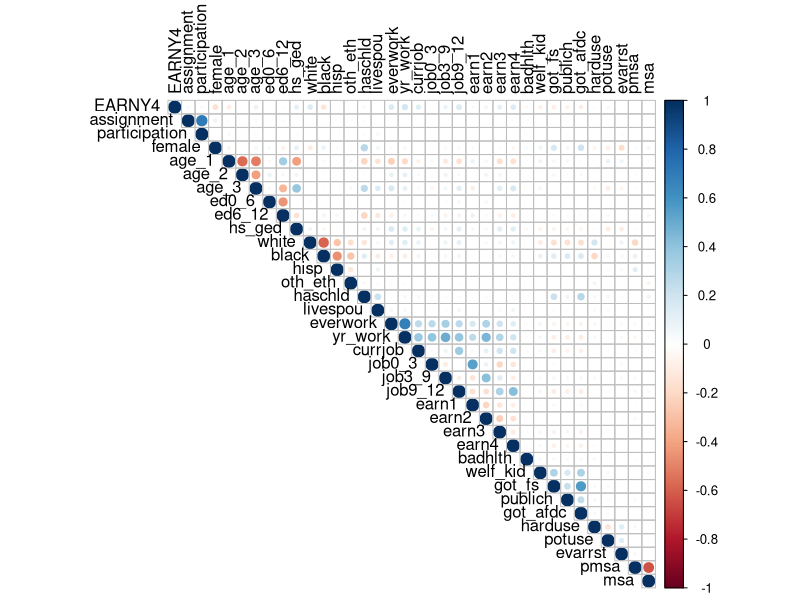
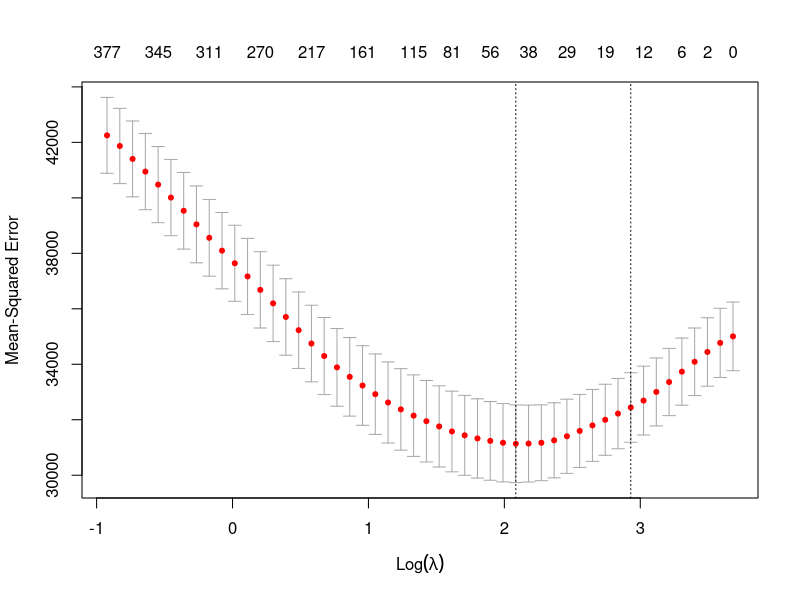
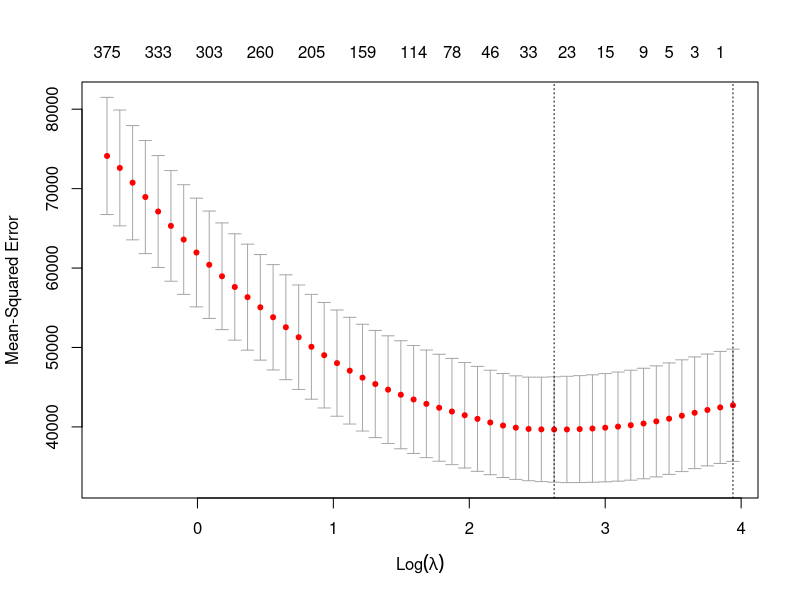
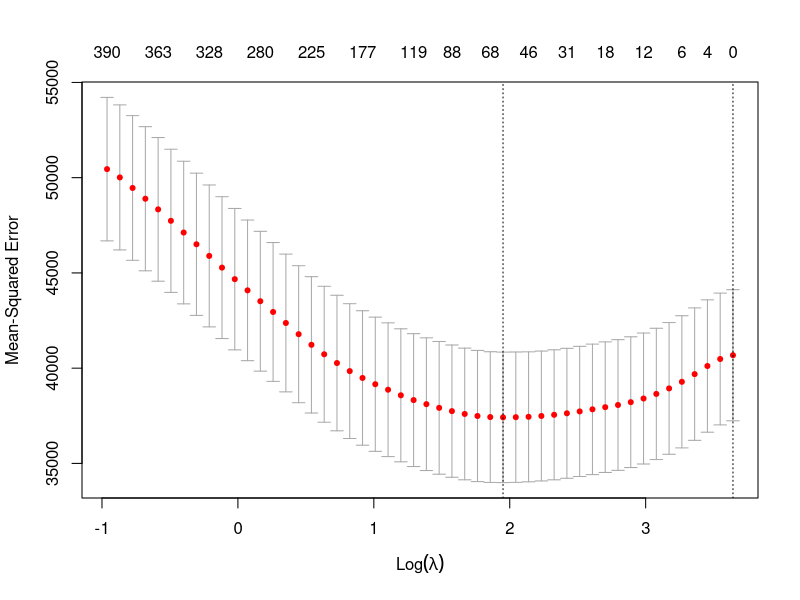
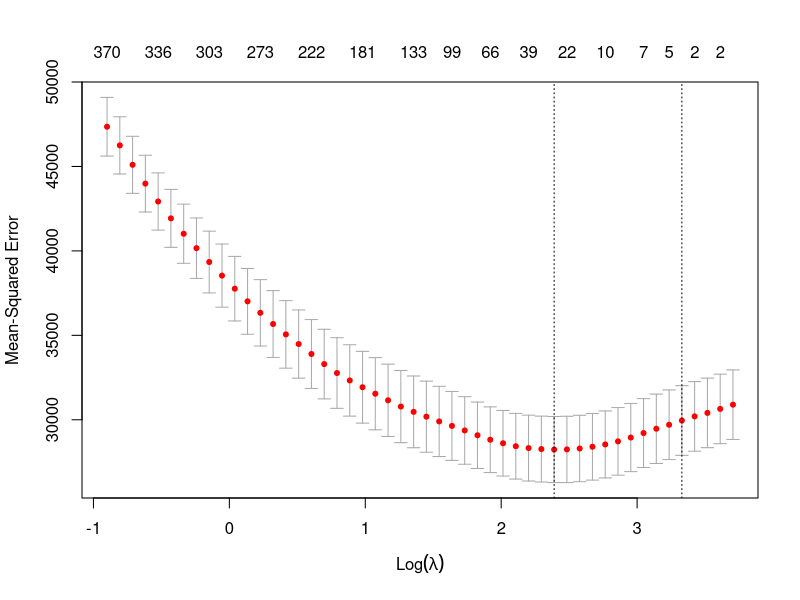
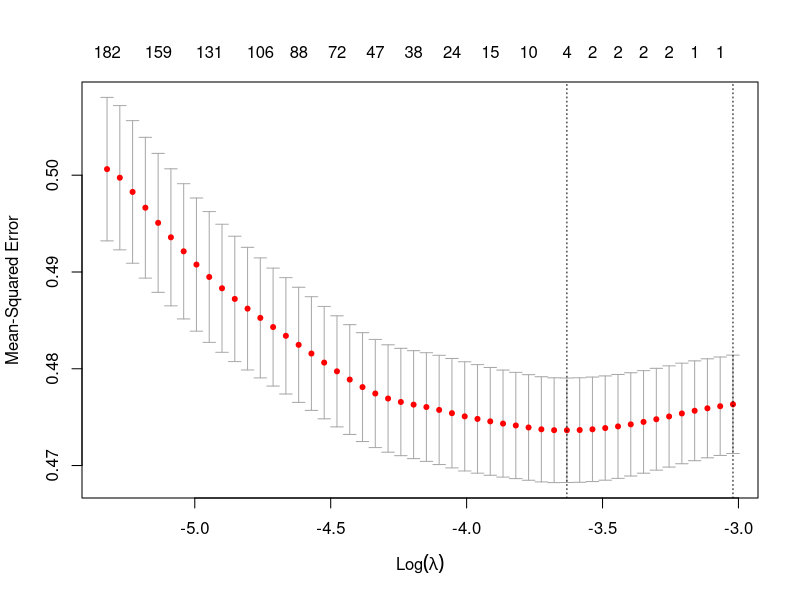
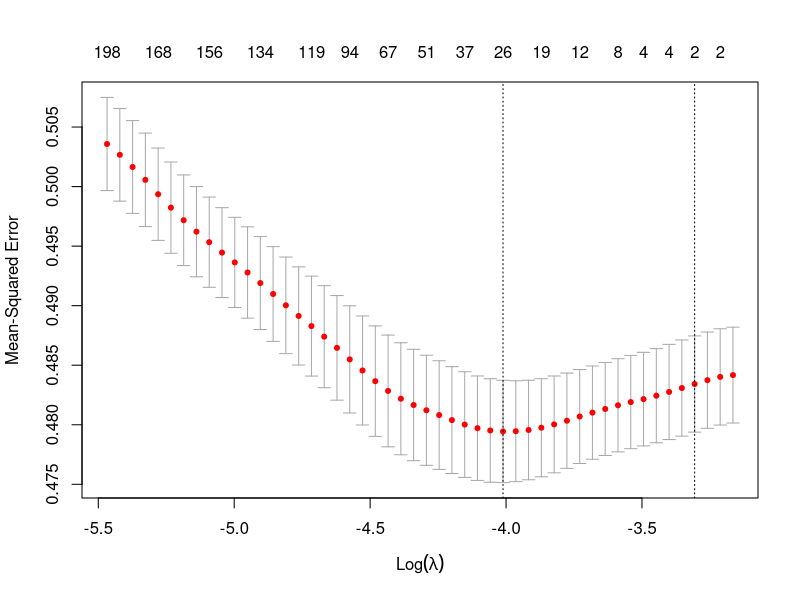
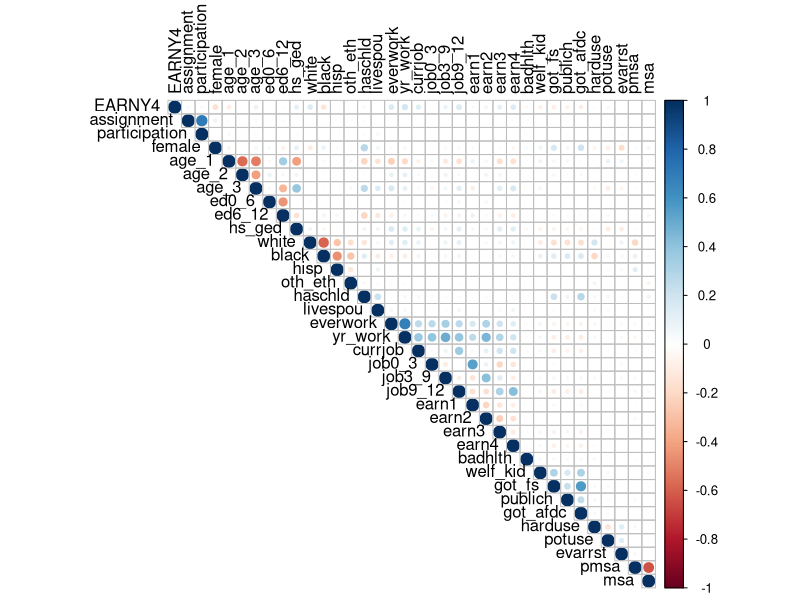

These figures' R source, in order:

########################  Load Packages  ########################

# List of required packages
pkgs <- c('corrplot', 'glmnet', 'tidyverse')

# Load packages
for(pkg in pkgs){
    library(pkg, character.only = TRUE)
}

set.seed(10101) # set starting value for random number generator

print('All packages successfully installed and loaded.')

########################  Load Data Frame  ########################

# Load data frame
df <- read.csv("Data/job_corps.csv",header=TRUE, sep=",")

# Outcome Variable
outcome <- c("EARNY4")

# Treatment Variables
treatment <- c("assignment", "participation")

# Covariates/Features
covariates <- c("female", "age_1", "age_2", "age_3", "ed0_6", "ed6_12", "hs_ged", "white", "black", "hisp",
                "oth_eth", "haschld", "livespou", "everwork", "yr_work", "currjob", "job0_3", "job3_9", "job9_12",
                "earn1", "earn2", "earn3", "earn4", "badhlth", "welf_kid", "got_fs", "publich", "got_afdc",
                "harduse", "potuse", "evarrst", "pmsa", "msa")
    
all_variables <- c(outcome, treatment, covariates)

print('Data frame successfully loaded and sample selected.')

########################  Table with Descriptive Statistics  ########################
desc <- fBasics::basicStats(df) %>% t() %>% as.data.frame() %>% 
  select(Mean, Stdev, Minimum, Maximum, nobs)
print(round(desc, digits=2))

# Print as tex-file
#kable(desc, "latex", booktabs = T)

########################  Correlation Matrix  ########################

corr = cor(df)
corrplot(corr, type = "upper", tl.col = "black")

# Save correlation matrix as png-file
png(height=1200, width=1200, file="correlation.png")
    corrplot(corr, type = "upper", tl.col = "black")
dev.off()

########################  Extract Dataset  ########################
set.seed(10101)

# Extracting Data 
data <- df %>% dplyr::select(all_variables)

# Setting up the data, renaming columns and discarding rows with NA (if any)
df <- bind_cols(data) %>%  na.omit()

# Add First Order Interactions
interactions <-model.matrix(~ (female + age_1 + age_2 + age_3 + ed0_6 + ed6_12 + hs_ged + white + black + hisp
                 + oth_eth + haschld + livespou + everwork + yr_work + currjob + job0_3 + job3_9 + job9_12
                 + earn1 + earn2 + earn3 + earn4 + badhlth + welf_kid + got_fs + publich + got_afdc
                 + harduse + potuse + evarrst + pmsa + msa)^2,df)
df <- cbind(df,interactions[,c(35:ncol(interactions))])

print('Data successfully extracted.')

########################  Partition the Samples  ########################

# Partition Hold-Out-Sample
df_part <- modelr::resample_partition(df, c(obs = 0.9, hold_out = 0.1))
df_obs <- as.data.frame(df_part$obs) # Training and estimation sample
df_hold_out <- as.data.frame(df_part$hold_out) # Hold-out-sample

# Partition Samples for Cross-Fitting
df_part <- modelr::resample_partition(df_obs, c(obs_A = 0.5, obs_B = 0.5))
df_obs_A <- as.data.frame(df_part$obs_A) # Sample A
df_obs_B <- as.data.frame(df_part$obs_B) # Sample B

# Partition Samples A and B for Honest Inference
df_part <- modelr::resample_partition(df_obs_A, c(obs_A_train = 0.5, obs_A_est = 0.5))
df_obs_A_train <- as.data.frame(df_part$obs_A_train) # Training Sample A
df_obs_A_est <- as.data.frame(df_part$obs_A_est) # Estimation Sample A
df_part <- modelr::resample_partition(df_obs_B, c(obs_B_train = 0.5, obs_B_est = 0.5))
df_obs_B_train <- as.data.frame(df_part$obs_B_train) # Training Sample B
df_obs_B_est <- as.data.frame(df_part$obs_B_est) # Estimation Sample B

print('Samples are partitioned.')

########################  Generate Variables  ########################

# Outcome
earnings_hold_out <- as.matrix(df_hold_out[,1])
earnings_obs <- as.matrix(df_obs[,1])
earnings_obs_A <- as.matrix(df_obs_A[,1])
earnings_obs_B <- as.matrix(df_obs_B[,1])
earnings_obs_A_train <- as.matrix(df_obs_A_train[,1])
earnings_obs_A_est <- as.matrix(df_obs_A_est[,1])
earnings_obs_B_train <- as.matrix(df_obs_B_train[,1])
earnings_obs_B_est <- as.matrix(df_obs_B_est[,1])

# Treatment
treat = 2 #Select treatmen 2= offer to participate, 3 = actual participation
treat_hold_out <- as.matrix(df_hold_out[,treat])
treat_obs <- as.matrix(df_obs[,treat])
treat_obs_A <- as.matrix(df_obs_A[,treat])
treat_obs_B <- as.matrix(df_obs_B[,treat])
treat_obs_A_train <- as.matrix(df_obs_A_train[,treat])
treat_obs_A_est <- as.matrix(df_obs_A_est[,treat])
treat_obs_B_train <- as.matrix(df_obs_B_train[,treat])
treat_obs_B_est <- as.matrix(df_obs_B_est[,treat])

# Covariates
covariates_hold_out <- as.matrix(df_hold_out[,c(4:ncol(df_hold_out))])
covariates_obs <- as.matrix(df_obs[,c(4:ncol(df_obs))])
covariates_obs_A <- as.matrix(df_obs_A[,c(4:ncol(df_obs_A))])
covariates_obs_B <- as.matrix(df_obs_B[,c(4:ncol(df_obs_B))])
covariates_obs_A_train <- as.matrix(df_obs_A_train[,c(4:ncol(df_obs_A_train))])
covariates_obs_A_est <- as.matrix(df_obs_A_est[,c(4:ncol(df_obs_A_est))])
covariates_obs_B_train <- as.matrix(df_obs_B_train[,c(4:ncol(df_obs_B_train))])
covariates_obs_B_est <- as.matrix(df_obs_B_est[,c(4:ncol(df_obs_B_est))])

print('The data is now ready for your analysis!')

########################  Conditional Potential Earnings  ########################
p = 1 # 1 for LASSO, 0 for Ridge
set.seed(10101)

## Using Sample A to Predict Sample B
# Potential Earnings under Treatment
lasso_y1_A_train <- cv.glmnet(covariates_obs_A_train[treat_obs_A_train==1,], earnings_obs_A_train[treat_obs_A_train==1,],
                              alpha=p, type.measure = 'mse', lambda.min.ratio = 0.01, nlambda = 50, parallel=FALSE)
plot(lasso_y1_A_train)
fit_y1_A_est <- glmnet(covariates_obs_A_est[treat_obs_A_est==1,], earnings_obs_A_est[treat_obs_A_est==1,]
                        ,lambda = lasso_y1_A_train$lambda.min)
y1hat_B <- predict(fit_y1_A_est, covariates_obs_B, type = 'response')
y1hat_B_train <- predict(fit_y1_A_est, covariates_obs_B_train, type = 'response')
y1hat_B_est <- predict(fit_y1_A_est, covariates_obs_B_est, type = 'response')

# Potential Earnings under Non-Treatment
lasso_y0_A_train <- cv.glmnet(covariates_obs_A_train[treat_obs_A_train==0,], earnings_obs_A_train[treat_obs_A_train==0,],
                              alpha=p, type.measure = 'mse', lambda.min.ratio = 0.01, nlambda = 50, parallel=FALSE)
plot(lasso_y0_A_train)
fit_y0_A_est <- glmnet(covariates_obs_A_est[treat_obs_A_est==0,], earnings_obs_A_est[treat_obs_A_est==0,]
                        ,lambda = lasso_y0_A_train$lambda.min)
y0hat_B <- predict(fit_y0_A_est, covariates_obs_B, type = 'response')
y0hat_B_train <- predict(fit_y0_A_est, covariates_obs_B_train, type = 'response')
y0hat_B_est <- predict(fit_y0_A_est, covariates_obs_B_est, type = 'response')

## Using Sample B to Predict Sample A
# Potential Earnings under Treatment
lasso_y1_B_train <- cv.glmnet(covariates_obs_B_train[treat_obs_B_train==1,], earnings_obs_B_train[treat_obs_B_train==1,],
                              alpha=p, type.measure = 'mse', lambda.min.ratio = 0.01, nlambda = 50, parallel=FALSE)
plot(lasso_y1_B_train)
fit_y1_B_est <- glmnet(covariates_obs_B_est[treat_obs_B_est==1,], earnings_obs_B_est[treat_obs_B_est==1,]
                        ,lambda = lasso_y1_B_train$lambda.min)
y1hat_A <- predict(fit_y1_B_est, covariates_obs_A, type = 'response')
y1hat_A_train <- predict(fit_y1_B_est, covariates_obs_A_train, type = 'response')
y1hat_A_est <- predict(fit_y1_B_est, covariates_obs_A_est, type = 'response')

# Potential Earnings under Non-Treatment
lasso_y0_B_train <- cv.glmnet(covariates_obs_B_train[treat_obs_B_train==0,], earnings_obs_B_train[treat_obs_B_train==0,],
                              alpha=p, type.measure = 'mse', lambda.min.ratio = 0.01, nlambda = 50, parallel=FALSE)
plot(lasso_y0_B_train)
fit_y0_B_est <- glmnet(covariates_obs_B_est[treat_obs_B_est==0,], earnings_obs_B_est[treat_obs_B_est==0,]
                        ,lambda = lasso_y0_B_train$lambda.min)
y0hat_A <- predict(fit_y0_B_est, covariates_obs_A, type = 'response')
y0hat_A_train <- predict(fit_y0_B_est, covariates_obs_A_train, type = 'response')
y0hat_A_est <- predict(fit_y0_B_est, covariates_obs_A_est, type = 'response')

########################  Propensity Score  ########################
p = 1 # 1 for LASSO, 0 for Ridge
set.seed(10101)

# Using Sample A to Predict Sample B
lasso_p_A_train <- cv.glmnet(covariates_obs_A_train, treat_obs_A_train, alpha=p, type.measure = 'mse',
                             lambda.min.ratio = 0.1, nlambda = 50, family='binomial', parallel=FALSE)
plot(lasso_p_A_train)
fit_p_A_est <- glmnet(covariates_obs_A_est, treat_obs_A_est,lambda = lasso_p_A_train$lambda.min, family='binomial')
pscore_B <- predict(fit_p_A_est, covariates_obs_B, type = 'response')
pscore_B_train <- predict(fit_p_A_est, covariates_obs_B_train, type = 'response')
pscore_B_est <- predict(fit_p_A_est, covariates_obs_B_est, type = 'response')

# Using Sample B to Predict Sample A
lasso_p_B_train <- cv.glmnet(covariates_obs_B_train, treat_obs_B_train, alpha=p, type.measure = 'mse',
                             lambda.min.ratio = 0.1, nlambda = 50, family='binomial', parallel=FALSE)
plot(lasso_p_B_train)
fit_p_B_est <- glmnet(covariates_obs_B_est, treat_obs_B_est,lambda = lasso_p_B_train$lambda.min, family='binomial')
pscore_A <- predict(fit_p_B_est, covariates_obs_A, type = 'response')
pscore_A_train <- predict(fit_p_B_est, covariates_obs_A_train, type = 'response')
pscore_A_est <- predict(fit_p_B_est, covariates_obs_A_est, type = 'response')


########################  Average Treatment Effects (ATE)  ########################

# Generate Modified Outcome
Y_star_A = invisible(y1hat_A - y0hat_A + treat_obs_A*(earnings_obs_A - y1hat_A)/pscore_A 
            - (1-treat_obs_A)*(earnings_obs_A - y0hat_A)/(1-pscore_A))

Y_star_B = invisible(y1hat_B - y0hat_B + treat_obs_B*(earnings_obs_B - y1hat_B)/pscore_B 
            - (1-treat_obs_B)*(earnings_obs_B - y0hat_B)/(1-pscore_B))

Y_star = invisible(0.5*(mean(Y_star_A) + mean(Y_star_B)))

# Average Treatment Effect (ATE)
ATE <- round(mean(Y_star), digits=3)
N = length(Y_star_A) + length(Y_star_B)
SD_ATE <- round(sqrt(0.5*(var(Y_star_A) + (mean(Y_star_A) - mean(Y_star))^2 
                     + var(Y_star_B) + (mean(Y_star_B) - mean(Y_star))^2)/N),digits=3)
print(paste0("Average Treatment Effect (ATE): ", ATE))
print(paste0("Standard Error for ATE: ", SD_ATE))


# Compare results with OLS on full sample
ols <- lm(formula = EARNY4 ~ assignment, data = df)
summary(ols)

#####################  Average Treatment Effects on Treated (ATET)  #####################

p_A = mean(pscore_A)
p_B = mean(pscore_B)

# Generate Modified Outcome
Y_star_A = ????

Y_star_B = ????

Y_star = invisible(0.5*(mean(Y_star_A) + mean(Y_star_B)))

# Average Treatment Effect for Treated (ATET)
ATET <- round(mean(Y_star), digits=3)
                     
var_A = mean((Y_star_A- treat_obs_A*mean(Y_star_A)/p_A)^2)
var_B = mean((Y_star_B - treat_obs_B*mean(Y_star_B)/p_B)^2)
             
N = length(Y_star_A) + length(Y_star_B)
SD_ATET <- round(sqrt(0.5*(var_A + (mean(Y_star_A) - mean(Y_star))^2 
                     + var_B + (mean(Y_star_B) - mean(Y_star))^2)/N),digits=3)
print(paste0("Average Treatment Effect for Treated (ATET): ", ATET))
print(paste0("Standard Error for ATET: ", SD_ATET))

############################################################################
